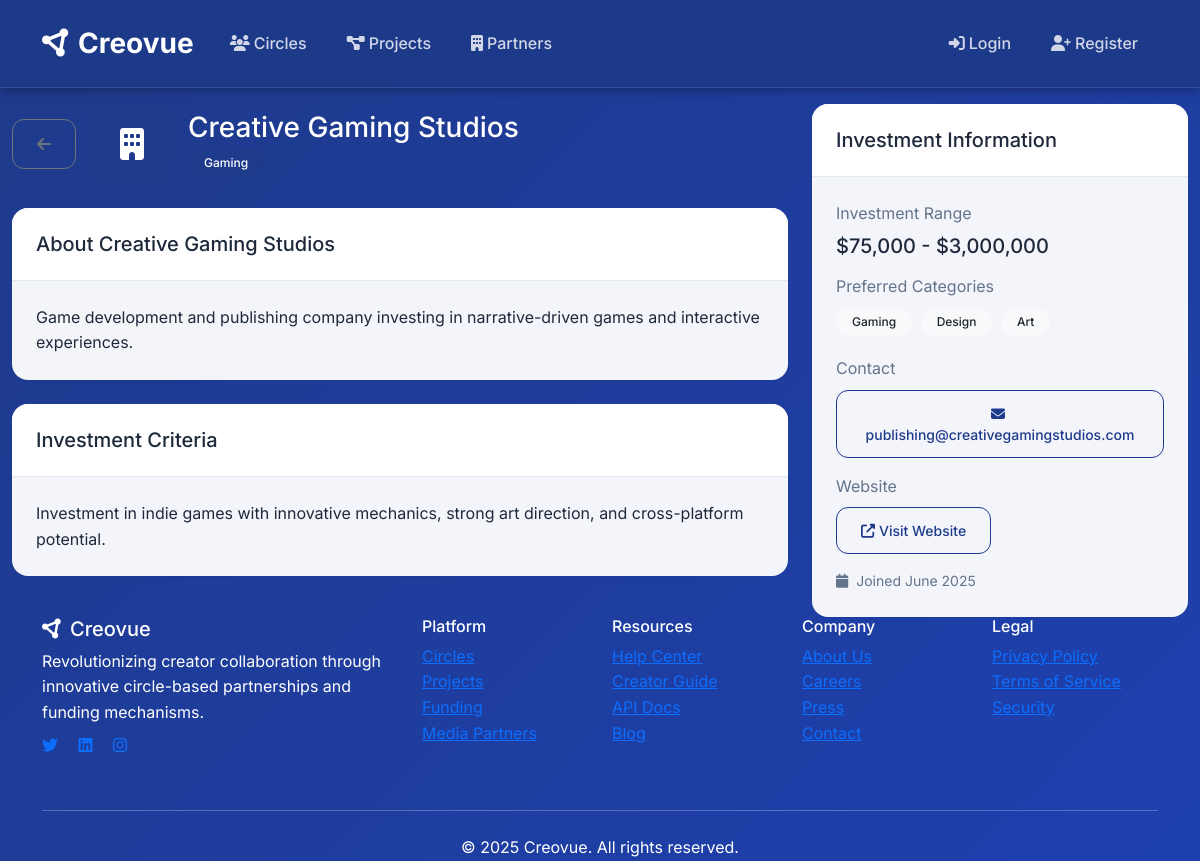
The page /media-houses/4 on the database its author committed.
### models.py (models this page shows, shortened)
class MediaHouse(db.Model):
    id = db.Column(db.Integer, primary_key=True)
    name = db.Column(db.String(200), nullable=False)
    description = db.Column(Text)
    industry = db.Column(db.String(100))  # streaming, tv, film, music, etc.
    website = db.Column(db.String(200))
    contact_email = db.Column(db.String(120))
    logo_url = db.Column(db.String(300))
    investment_range_min = db.Column(db.Float, default=0)
    investment_range_max = db.Column(db.Float, default=0)
    preferred_categories = db.Column(db.String(500))  # comma-separated list
    investment_criteria = db.Column(Text)
    is_active = db.Column(db.Boolean, default=True)
    created_at = db.Column(db.DateTime, default=datetime.utcnow)
    investments = db.relationship('MediaHouseInvestment', backref='media_house', lazy=True)

### routes.py (the view)
@media_houses.route('/<int:id>')
def detail(id):
    media_house = MediaHouse.query.get_or_404(id)
    recent_investments = MediaHouseInvestment.query.filter_by(
        media_house_id=media_house.id
    ).order_by(desc(MediaHouseInvestment.investment_date)).limit(5).all()
    return render_template('media_houses/detail.html',
                         media_house=media_house,
                         recent_investments=recent_investments)

### templates/media_houses/detail.html (shortened to what this page needs)
{% extends "base.html" %}
{% block content %}
<div class="container-fluid">
    <div class="row">
        <div class="col-lg-8">
            <div class="d-flex align-items-center mb-4">
                <a href="{{ url_for('media_houses.list') }}" class="btn btn-outline-secondary me-3">
                    <i class="fas fa-arrow-left"></i>
                </a>
                <div class="d-flex align-items-center">
                    {% if media_house.logo_url %}
                    <img src="{{ media_house.logo_url }}" alt="{{ media_house.name }}"
                         class="rounded me-3" style="width: 80px; height: 80px; object-fit: cover;">
                    {% else %}
                    <div class="bg-primary rounded d-flex align-items-center justify-content-center me-3"
                         style="width: 80px; height: 80px;">
                        <i class="fas fa-building text-white fa-2x"></i>
                    </div>
                    {% endif %}
                    <div>
                        <h1 class="h3 mb-1">{{ media_house.name }}</h1>
                        {% if media_house.industry %}
                        <span class="badge bg-primary">{{ media_house.industry|title }}</span>
                        {% endif %}
                    </div>
                </div>
            </div>
            {% if media_house.description %}
            <div class="card mb-4">
                <div class="card-header">
                    <h5 class="mb-0">About {{ media_house.name }}</h5>
                </div>
                <div class="card-body">
                    <p class="mb-0">{{ media_house.description }}</p>
                </div>
            </div>
            {% endif %}
            {% if media_house.investment_criteria %}
            <div class="card mb-4">
                <div class="card-header">
                    <h5 class="mb-0">Investment Criteria</h5>
                </div>
                <div class="card-body">
                    <p class="mb-0">{{ media_house.investment_criteria }}</p>
                </div>
            </div>
            {% endif %}
        </div>
        <div class="col-lg-4">
            <div class="card">
                <div class="card-header">
                    <h5 class="mb-0">Investment Information</h5>
                </div>
                <div class="card-body">
                    {% if media_house.investment_range_min > 0 %}
                    <div class="mb-3">
                        <label class="form-label text-muted">Investment Range</label>
                        <div class="h5">${{ "{:,.0f}".format(media_house.investment_range_min) }} - ${{ "{:,.0f}".format(media_house.investment_range_max) }}</div>
                    </div>
                    {% endif %}
                    {% if media_house.preferred_categories %}
                    <div class="mb-3">
                        <label class="form-label text-muted">Preferred Categories</label>
                        <div>
                            {% for category in media_house.preferred_categories.split(',') %}
                            <span class="badge bg-light text-dark me-1 mb-1">{{ category.strip()|title }}</span>
                            {% endfor %}
                        </div>
                    </div>
                    {% endif %}
                    {% if media_house.contact_email %}
                    <div class="mb-3">
                        <label class="form-label text-muted">Contact</label>
                        <div>
                            <a href="mailto:{{ media_house.contact_email }}" class="btn btn-outline-primary btn-sm">
                                <i class="fas fa-envelope me-1"></i>{{ media_house.contact_email }}
                            </a>
                        </div>
                    </div>
                    {% endif %}
                    {% if media_house.website %}
                    <div class="mb-3">
                        <label class="form-label text-muted">Website</label>
                        <div>
                            <a href="{{ media_house.website }}" target="_blank" class="btn btn-outline-primary btn-sm">
                                <i class="fas fa-external-link-alt me-1"></i>Visit Website
                            </a>
                        </div>
                    </div>
                    {% endif %}
                    <div class="text-muted small">
                        <i class="fas fa-calendar me-1"></i>
                        Joined {{ media_house.created_at.strftime('%B %Y') }}
                    </div>
                </div>
            </div>
        </div>
    </div>
</div>
{% endblock %}

### static/css/style.css (style rules this page uses)
:root { --primary-color: #1e3a8a; --primary-light: #3b82f6; --primary-dark: #1e40af; --secondary-color: #64748b; --accent-color: #06b6d4; --success-color: #10b981; --warning-color: #f59e0b; --danger-color: #ef4444; --background-light: #f8fafc; --background-card: #ffffff; --text-dark: #1e293b; --text-muted: #64748b; --border-light: #e2e8f0; --shadow-sm: 0 1px 2px 0 rgba(0, 0, 0, 0.05); --shadow-md: 0 4px 6px -1px rgba(0, 0, 0, 0.1), 0 2px 4px -1px rgba(0, 0, 0, 0.06); --shadow-lg: 0 10px 15px -3px rgba(0, 0, 0, 0.1), 0 4px 6px -2px rgba(0, 0, 0, 0.05); }
body { font-family: 'Inter', -apple-system, BlinkMacSystemFont, 'Segoe UI', Roboto, sans-serif; background-color: var(--primary-color); background: linear-gradient(135deg, var(--primary-color) 0%, var(--primary-dark) 100%); color: white; line-height: 1.6; min-height: 100vh; }
.btn { font-weight: 500; border-radius: 0.75rem; transition: all 0.2s ease; padding: 0.75rem 1.5rem; }
.btn-outline-primary { border-color: var(--primary-color); color: var(--primary-color); background: transparent; }
.card { border: none; box-shadow: var(--shadow-sm); border-radius: 1rem; background-color: rgba(255, 255, 255, 0.95); transition: all 0.3s ease; color: var(--text-dark); }
.card-header { background-color: var(--background-card); border-bottom: 1px solid var(--border-light); border-radius: 1rem 1rem 0 0 !important; padding: 1.5rem; }
.card-body { padding: 1.5rem; }
.badge { font-weight: 500; padding: 0.5rem 1rem; border-radius: 2rem; font-size: 0.75rem; }
.bg-primary { background-color: var(--primary-color) !important; }
.text-muted { color: var(--text-muted) !important; }

### rows shown on the page
MediaHouse: name "Creative Gaming Studios", industry "Gaming", description "Game development and publishing company investing in narrative-driven games and interactive experiences.", investment_criteria "Investment in indie games with innovative mechanics, strong art direction, and cross-platform potential.", investment_range_min "75,000", investment_range_max "3,000,000", contact_email "publishing@creativegamingstudios.com", created_at "June 2025"

### other values the page prints
{{ category.strip()|title }} "Gaming" "Design" "Art"
